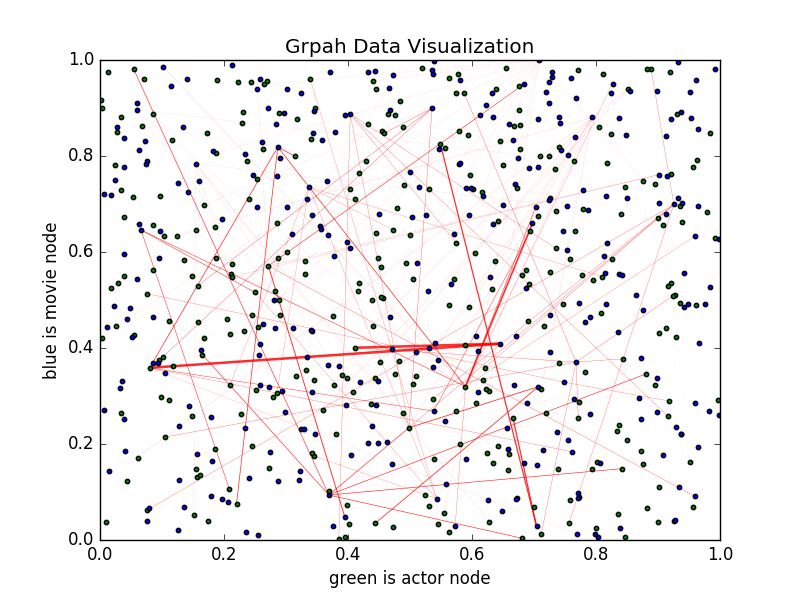

Generate this figure with Python:
from collections import OrderedDict
import numpy as np
import matplotlib.pyplot as plt
import random
import helperfuncs
import networkx as nx
import json

class Graph:
    def __init__(self, actors, movies):
        # self.data_list = json.load(open('data.json',encoding='utf-8'))
        # self.actors_dict = self.data_list[0]
        # self.movies_dict = self.data_list[1]
        self.actors_dict = actors
        self.movies_dict = movies


    def add_actor_vertex(self, name, age, mlist):
        self.actors_dict[name]=[age, mlist]


    def add_movie_vertex(self, name, year, money, alist):
        self.movies_dict[name]=[year, money, alist]


    def create_edge(self, moviename, actorname):
        case1=moviename in self.movies_dict.keys()
        case2=actorname in self.actors_dict.keys()
        if case1 and case2:
            self.movies_dict[moviename][2].append(actorname)
            self.actors_dict[actorname][1].append(moviename)


    def get_actor_vertex(self, name):
        if name in self.actors_dict.keys():
            return self.actors_dict[name]
        else:
            return -1


    def get_actor_vertex_cond(self,key,val):
        ans=[]
        if(key=="name"):
            val=val[1:-1]
        for actname in self.actors_dict.keys():
            if (key == "name"):
                if self.actors_dict[actname][key] == (val):
                    ans.append(self.actors_dict[actname])
            else:
                if self.actors_dict[actname][key]==int(val):
                    ans.append(self.actors_dict[actname])
        return ans


    def get_movie_vertex_cond(self,key,val):
        ans=[]
        if(key=="name"):
            val=val[1:-1]
        for actname in self.movies_dict.keys():
            if (key == "name"):
                if self.movies_dict[actname][key] == (val):
                    ans.append(self.movies_dict[actname])
            else:
                if self.movies_dict[actname][key]==int(val):
                    ans.append(self.movies_dict[actname])
        return ans



    def get_actor_age(self, name):
        if name not in self.actors_dict.keys():
            return 32
        return self.actors_dict[name][0]


    def calcweight(money, age):
        return money / 10 * age / 100 * (random.random() + 0.01)


    def get_movie_vertex(self, name):
        if name in self.movies_dict.keys():
            return self.movies_dict[name]
        else:
            return -1


    #Find how much a movie has grossed
    def find_movie_grossed(self, moviename):
        if moviename in self.movies_dict.keys():
            value=self.movies_dict[moviename][1]
            print(moviename+ " has grossed "+str(value)+ " dollars")
            return value
        else:
            print("movie not in database")
            return 0


    #List which movies an actor has worked in
    def find_actor_movielist(self, actorname):
        if actorname in self.actors_dict.keys():
            mlist=self.actors_dict[actorname][1]
            print(actorname+ " has worked in ")
            print(mlist)
            print("these movies as above")
            return mlist
        else:
            print("actor not in database")
            return []


    #List which actors worked in a movie
    def find_movie_actorlist(self, moviename):
        if moviename in self.movies_dict.keys():
            aclist=self.movies_dict[moviename][2]
            print("the following actors has acted in a movie called"+moviename)
            print(aclist)
            return aclist
        else:
            print("movie not in database")
            return []


    #List the top X actors with the most total grossing value
    def find_topgross_x_actors(self, n):
        temp_dict=dict()
        if n <= 0 or n > len(self.actors_dict):
            print("invalid X input")
            return []
        else:
            for k,v in self.movies_dict.items():
                temp_dict[k]=[v[1],v[2]]
            #print(temp_dict)
            n_richest_actors = OrderedDict(sorted(temp_dict.items(), key=lambda x: x[1], reverse=True))
            #print(n_richest_actors)
            n_richest_actor_list = []
            for key, value in n_richest_actors.items():
                for name in value[1]:
                    n_richest_actor_list.append(name)

            print("richest " +str(n)+" actors are ")
            print(n_richest_actor_list[:n])
            return n_richest_actor_list[:n]






    #citation: https://stackoverflow.com/questions/613183/how-do-i-sort-a-dictionary-by-value
    #List the oldest X actors
    def find_oldest_x_actors(self, n):
        if n <= 0 or n > len(self.actors_dict):
            print("invalid X input")
            return []
        else:
            print(self.actors_dict)
            n_oldest_actors = OrderedDict(sorted(self.actors_dict.items(), key=lambda x: x[1], reverse=True))
            #print(top_actors)
            n_oldest_actor_list = []
            for key, value in n_oldest_actors.items():
                n_oldest_actor_list.append(key)

            print("oldest " +str(n)+" actors are ")
            print(n_oldest_actor_list[:n])
            return n_oldest_actor_list[:n]






    #List all the movies for a given year
    def movies_in_the_year(self, year):
        if year<0:
            print("invalid year input")
            return []

        l=[]
        for k,v in self.movies_dict.items():
            #print(self.movies_dict)
            if v[0]==year:
                l.append(k)
        if len(l)<1:
            print("no movies in " + str(year))
            return []
        else:
            print("movies in " + str(year)+" are ")
            print(l)
            return l


    #List all the actors for a given year
    def actors_in_the_year(self, year):
        if year<0:
            print("invalid year input")
            return []
        l=[]
        for k,v in self.actors_dict.items():
            if (2018-v[0])==year:
                l.append(k)
        if len(l)<1:
            print("no actors in " + str(year))
            return []
        else:
            print("actors in " + str(year)+" are ")
            print(l)
            return l

    def find_hub_actor(self,n=1):
        connection=dict()
        for key in self.movies_dict.keys():
            actotlist=self.movies_dict[key][2]
            for actor in actotlist:
                if actor not in connection.keys():
                    connection[actor]=0
                connection[actor]+=1
        #print(connection)
        n_hub_actors = OrderedDict(sorted(connection.items(), key=lambda x: x[1], reverse=True))
        print(n_hub_actors)
        n_hub_actor_list = []
        for key, value in n_hub_actors.items():
            n_hub_actor_list.append(key)

        return n_hub_actor_list[:n]


    def find_actor_connection_dict(self):
        connection=dict()
        for key in self.movies_dict.keys():
            actotlist=self.movies_dict[key][2]
            for actor in actotlist:
                if actor not in connection.keys():
                    connection[actor]=0
                connection[actor]+=1
        #print(connection)
        n_hub_actors = OrderedDict(sorted(connection.items(), key=lambda x: x[1], reverse=True))
        print(n_hub_actors)
        return connection
        #return n_hub_actors


    def get_actor_gross(self, name):
        accumulator=100000
        for moviename in self.movies_dict.keys():
            actotlist=self.movies_dict[moviename][2]
            if name in actotlist:
                actorage=self.get_actor_age(name)
                tempmoney=self.movies_dict[moviename][1]
                portionmoney=helperfuncs.calcweight(tempmoney,actorage)
                accumulator=accumulator+portionmoney

        return accumulator



    def accu_grossing_val(self, lowerbound, upperbound):
        grossing_value = 0
        for actor, val in self.actors_dict.items():
            age = self.get_actor_age(actor)
            if lowerbound <= age <= upperbound:
                grossing_value += self.get_actor_gross(actor)
        return grossing_value


    def built_age_gross_plot(self):
        range = ('0--20', '20--30', '30--40', '40--50', '50--60', '60--70', '70--100')
        x_pos = np.arange(len(range))
        val = [self.accu_grossing_val(0, 20),self.accu_grossing_val(20, 30),self.accu_grossing_val(30, 40),
               self.accu_grossing_val(40, 50),self.accu_grossing_val(50, 60),self.accu_grossing_val(60, 70),
            self.accu_grossing_val(70, 100)]
        plt.figure(1,figsize=(20, 20))
        plt.bar(x_pos, val, align='center')
        plt.xticks(x_pos, range)
        plt.title('Age-Grossing-Correlation-plot')
        plt.xlabel('Age Group')
        plt.ylabel('Grossing Value')
        plt.savefig('data-analysis-age-gross-correlation.png')
        return 0


    def built_hub_plot(self):
        actor_conncection_dict=self.find_actor_connection_dict()
        actor_list = []
        connection_freq_list = []

        for actor, info in actor_conncection_dict.items():
            actor_list.append(actor)
            if actor not in actor_conncection_dict.keys():
                connection_freq_list.append(0)
            else:
                connection_freq_list.append(actor_conncection_dict[actor])

        D = len(actor_list)
        x = np.linspace(0, D, D)
        y = np.array(connection_freq_list)
        plt.figure(2)
        plt.scatter(x, y, s=np.pi * 2, c=(0.1, 0.5, 0.4), alpha=0.3)
        plt.title('Connection Scatter plot')
        plt.xlabel('actor')
        plt.ylabel('connection frequency')
        plt.savefig('connection.png')
        return

    #Below Reference:Rika321
    ########################################################################


    def built_graph_visualization(self):
        actor_list = []
        movie_list = []
        connections = dict()
        for key, val in self.actors_dict.items():
            actor_list.append(key)
        for key, val in self.movies_dict.items():
            movie_list.append(key)

            for actor in val['actors']:
                if actor in actor_list:
                    connections[(key, actor)] = val['box_office']
                #connections[actor] = self.get_actor_gross(actor)
        # for key in connections.keys():
        #     connections[key]=1
        # for key, val in self.movies_dict.items():
        #     actotlist = self.movies_dict[key][2]
        #     for actor in actotlist:
        #         connections[actor] = self.get_actor_gross(actor)

        G = nx.Graph()
        G.add_nodes_from(actor_list)
        G.add_nodes_from(movie_list)
        #print("connections")
        #print(connections)
        for key, val in connections.items():
            #print("keyval")
            #print(key)
            #print(val)
            G.add_edge(key[0], key[1])

        self.save_graph(G, actor_list, movie_list, connections)
        return

    def save_graph(self, graph, actor_list, movie_list, connections):
        plt.figure(num=None, figsize=(30, 30))
        plt.axis('off')
        fig = plt.figure(5)
        pos = nx.random_layout(graph)
        nx.draw_networkx_nodes(graph, pos, actor_list, node_color='g',
                               node_size=10)
        nx.draw_networkx_nodes(graph, pos, movie_list, node_color='b',
                               node_size=10)
        #print("connections")
        #print(connections)

        for co, wei in connections.items():
            small = dict()
            small[co] = 1
            nx.draw_networkx_edges(graph, pos, small, width=wei/100000000, alpha=0.8, edge_color='r')

        plt.xlim(0, 1)
        plt.ylim(0, 1)
        plt.xlabel('green is actor node')
        plt.ylabel('blue is movie node')
        plt.title('Grpah Data Visualization')
        plt.savefig("graph.png")


    def delete_actor(self, name):
        if name in self.actors_dict.keys():
            self.actors_dict.pop(name,None)
            return 0
        else:
            return -1


    def delete_movie(self, name):
        if name in self.movies_dict.keys():
            self.movies_dict.pop(name,None)
            return 0
        else:
            return -1


    def updata_mem(self):
        data_list = [self.actors_dict, self.movies_dict]
        outfile = open("api-mod.json", 'w')
        outfile.write(json.dumps(data_list, sort_keys=True, indent=4))
        return 0

    def reconstruct_graph(self):
        test = json.load(open('api-mod.json', encoding='utf-8'))
        self.actors_dict = test[0]
        self.movies_dict = test[1]


    def generate_actor_instance(self,name):
        instance={
            "json_class": "Actor",
            "name": name,
            "age": random.randint(20,90),
            "total_gross": random.randint(1000,100000),
            "movies": []
        }
        return instance

    def generate_movie_instance(self,name):
        instance={
            "json_class": "Movie",
            "name": name,
            "wiki_page": "https://en.wikipedia.org/wiki/"+name,
            "box_office": random.randint(10000,10000000),
            "year": random.randint(1900,2018),
            "actors": []
        }
        return instance

    def actor_dict_add_record(self,namekey,valinstance):
        self.actors_dict[namekey]=valinstance
        return 0


    def movie_dict_add_record(self,namekey,valinstance):
        self.movies_dict[namekey]=valinstance
        return 0


    def post_url_parse(self, url):
        return url[35:-1]


    def get_url_parse(self,url):
        a,b=url.split("?")
        key,val=b.split("=")
        print(key)
        print(val)
        return key,val


    def update_actor_record(self,key,val,name):
        if(key=="name"):
            val=val[1:-1]
        if(key=="name"):
            self.actors_dict[name][key] = (val)
        else:
            self.actors_dict[name][key]=int(val)
        return 0


    def update_movie_record(self,key,val,name):
        if(key=="name"):
            val=val[1:-1]
        if(key=="name"):
            self.movies_dict[name][key] = (val)
        else:
            self.movies_dict[name][key]=int(val)
        return 0